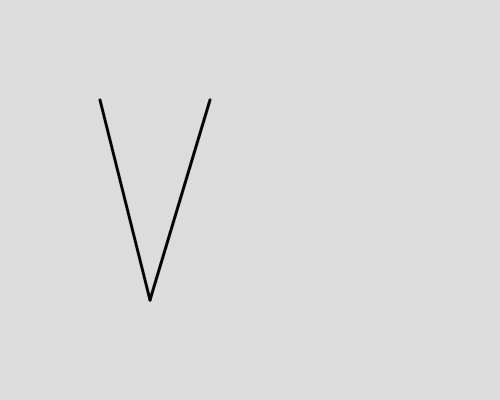
Frame 1 (no input)
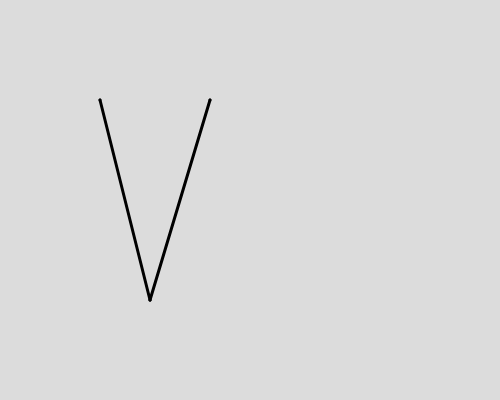
Frame 60 (no input)
Frame 120 (the mouse pressed at the canvas centre since frame 60): identical to frame 60, image omitted

The p5.js sketch that drew these frames (run headless with seeded random() and noise() and a simulated clock; from frame 60 on, the mouse is pressed at the canvas centre):

// p5.js sketch
// ── sketch.js
function setup() {
  createCanvas(500, 400);




}

function draw() {
  background(220);

  let x1 = 100
  let x2 = 210
  let x3 = 150
  let y1 = 100
  let y2 = 100
  let y3 = 300

point(x1,y1);
point(x2,y2);
point(x3,y3)
strokeWeight(3);

line(x1,y1,x3,y3)
line(x2,y2,x3,y3)


}
